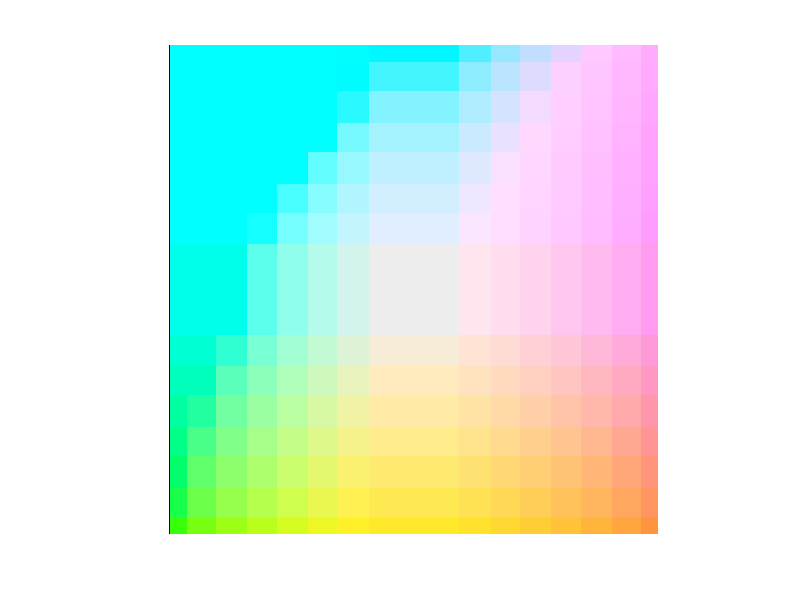

This figure's MATLAB source:
% Test function to draw the L*a*b* cube (a slice along the L axis)

addpath ../../3rd_party/color;

L = 100;

[a, b] = meshgrid(-100:100, -100:100);

labImg = [reshape(repmat(L, size(a)), numel(a), 1), reshape(a, numel(a), 1), reshape(b, numel(b), 1)];

nbBins = 16;
nbDivsAB = (200 / nbBins);
nbDivsL = (100 / nbBins);

labImg = reshape(labImg, length(a), length(a), 3);
labImg(:,:,2:3) = fix(labImg(:,:,2:3) ./ nbDivsAB - sign(labImg(:,:,2:3)).*0.5) .* nbDivsAB;
labImg(:,:,1) = fix(labImg(:,:,1) ./ nbDivsL - sign(labImg(:,:,1)).*0.5) .* nbDivsL;

% convert to rgb
rgbImg = lab2rgb(reshape(labImg, numel(a), 3));
rgbImg = reshape(rgbImg, length(a), length(a), 3) .*255;

imshow(uint8(rgbImg));